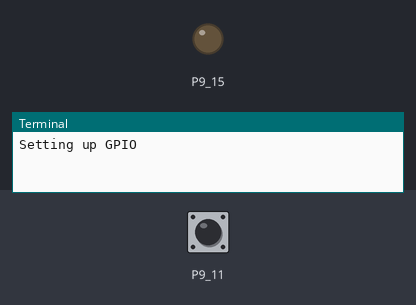
This program was run on a simulated BeagleBone Black. On the bench: output pins drawn as LEDs (lit = HIGH), the last lines printed to the terminal. The inputs (shaded band) are chosen by the test bench; at power-on: P9_11 LOW. Threads take turns every 2 ms.

Above: at 1.2 s.
1.3 s: P9_11 pulled HIGH for 3.2 s
At 1.7 s:
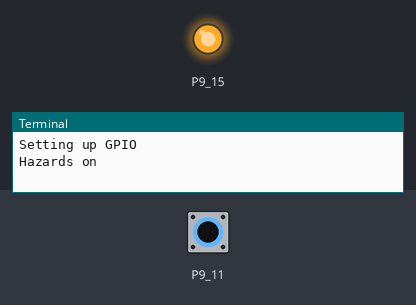
Timing chart, 0 to 6.0 s (numbered marks = the images above; inputs shaded):
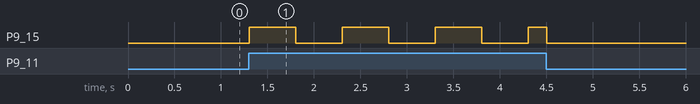

Measured:
- after the input at 1.3 s, P9_15: goes 3 × (HIGH 0.50 s, LOW 0.50 s), HIGH 0.20 s, then LOW, starting at once

The program:

flashers.py
```python
import Adafruit_BBIO.GPIO as GPIO
import time as t
import threading

def blink_leds( led ):

	global running

	while running:
		GPIO.output( led, GPIO.HIGH )
		t.sleep( 0.5 )
		GPIO.output( led, GPIO.LOW )
		t.sleep( 0.5 )
	print "thread closed"

############### Function Definitions over #############

def main():
	print "Setting up GPIO"

	# Variables
	GPIO.setup("P9_11", GPIO.IN)
	GPIO.add_event_detect("P9_11", GPIO.BOTH)
	GPIO.setup("P9_15", GPIO.OUT)
	global running

	try:

		while True:
			if GPIO.event_detected("P9_11"):
				if GPIO.input("P9_11"):
					print "Hazards on"
					running = True
					t1 = threading.Thread( target = blink_leds, args = ( "P9_15", ) )
					t1.setDaemon( True )
					t1.start()
				else:
					running = False
					print "Hazards off"
					GPIO.output("P9_15", GPIO.LOW)


	except KeyboardInterrupt:

		GPIO.cleanup()
		print "Ending program"

if __name__ == "__main__":

	running = False
	main()
```
